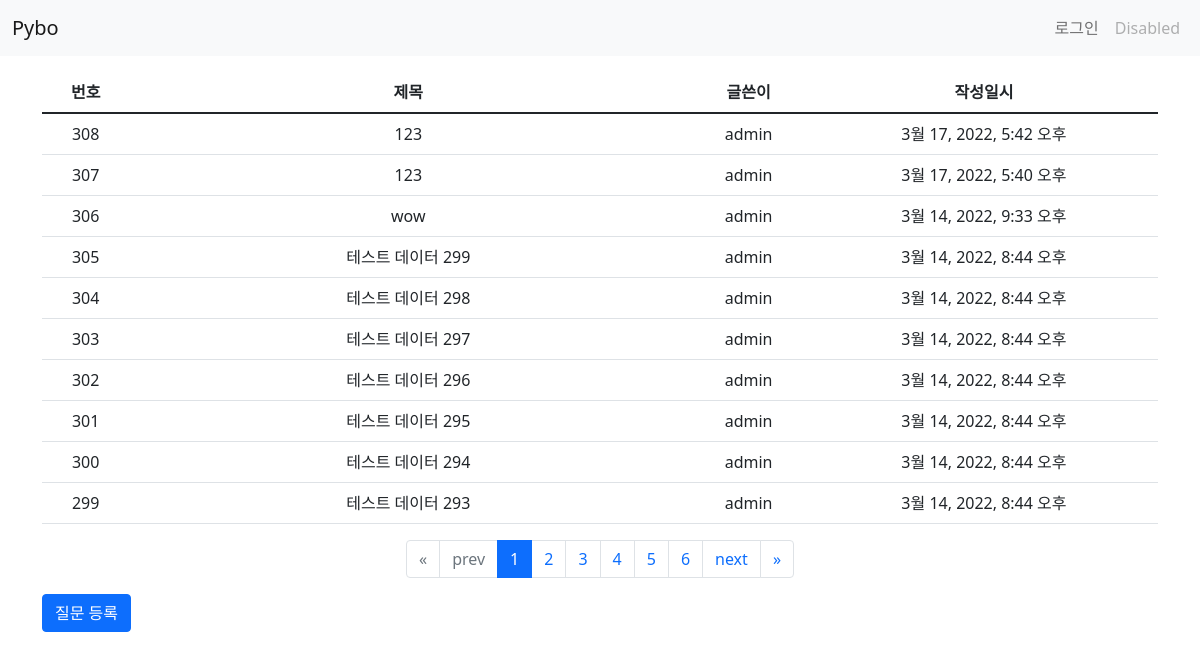
Page /pybo/ on the earlier database version.
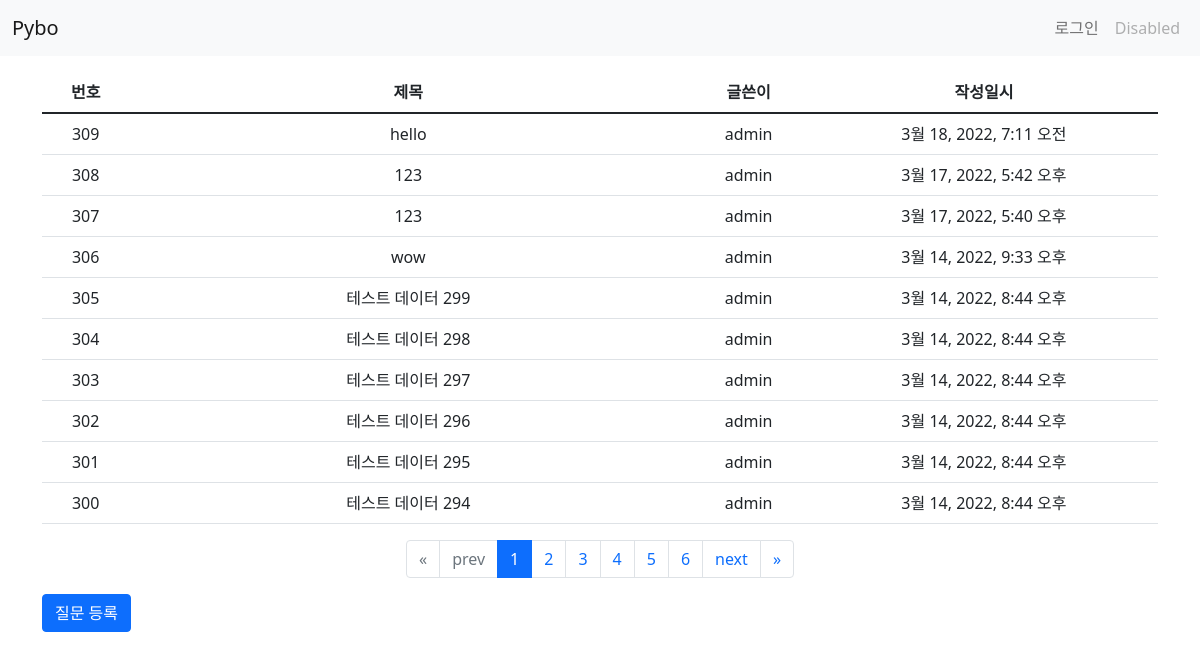
Same page on the later database version.
### pybo/models.py (models this page shows, shortened)
class Question(models.Model):
    author = models.ForeignKey(User, on_delete=models.CASCADE)
    subject = models.CharField(max_length=200)
    content = models.TextField()
    create_date = models.DateTimeField()

### pybo/views.py (the view)
# urls.py: path('', views.index, name='index'),
def index(request):
    page = request.GET.get('page', '1')  # 페이지
    question_list = Question.objects.order_by('-create_date')
    paginator = Paginator(question_list, 10)  # 페이지당 10개씩 보여주기
    page_obj = paginator.get_page(page)
    context = {'question_list': page_obj}
    return render(request, 'pybo/question_list.html', context)

### pybo/templatetags/pybo_filter.py (called while the page is built)
@register.filter
def sub(value, arg):
    return value - arg

### templates/pybo/question_list.html (shortened to what this page needs)
{% extends 'base.html' %}
{% load pybo_filter %}
{% block content %}
<div class="container my-3">
  <table class="table table-hover">
    <thead>
      <tr class="text-center">
        <th scope="col">번호</th>
        <th scope="col" style="width: 50%;">제목</th>
        <th scope="col">글쓴이</th>
        <th scope="col">작성일시</th>
      </tr>
    </thead>
    <tbody>
      {% if question_list %}
      {% for question in question_list %}
      <tr class="text-center">
        <td>
          {{ question_list.paginator.count|sub:question_list.start_index|sub:forloop.counter0|add:1 }}
        </td>
        <td class="text-left">
          <a href="{% url 'pybo:detail' question.id %}" class="text-decoration-none text-dark">{{ question.subject }}</a>
        </td>
        <td>{{ question.author.username }}</td>
        <td>{{ question.create_date }}</td>
      </tr>
      {% endfor %}
      {% else %}
      <tr>
        <td colspan="3">질문이 없습니다.</td>
      </tr>
      {% endif %}
    </tbody>
  </table>
  <ul class="pagination justify-content-center">
    {% if 1 == question_list.number %}
    <li class="page-item disabled">
      <a href="#" class="page-link" tabindex="-1" aria-disabled="true"><span aria-hidden="true">&laquo;</span></a>
    </li>
    {% else %}
    <li class="page-item">
      <a href="?page=1" class="page-link"><span aria-hidden="true">&laquo;</span></a>
    </li>
    {% endif %}
    {% if question_list.has_previous %}
    <li class="page-item">
      <a href="?page={{ question_list.previous_page_number }}" class="page-link">prev</a>
    </li>
    {% else %}
    <li class="page-item disabled">
      <a href="#" class="page-link" tabindex="-1" aria-disabled="true">prev</a>
    </li>
    {% endif %}
    {% for page_number in question_list.paginator.page_range %}
      {% if page_number >= question_list.number|add:-5 and page_number <= question_list.number|add:5 %}
        {% if page_number == question_list.number %}
        <li class="page-item active" aria-current="page">
          <a href="?page={{ page_number }}" class="page-link">{{ page_number }}</a>
        </li>
        {% else %}
        <li class="page-item">
          <a href="?page={{ page_number }}" class="page-link">{{ page_number }}</a>
        </li>
        {% endif %}
      {% endif %}
    {% endfor %}
    {% if question_list.has_next %}
    <li class="page-item">
      <a href="?page={{ question_list.next_page_numger }}" class="page-link">next</a>
    </li>
    {% else %}
    <li class="page-item disabled">
      <a href="#" class="page-link" tabindex="-1" aria-disabled="true">next</a>
    </li>
    {% endif %}
    {% if question_list.paginator.num_pages != question_list.number %}
    <li class="page-item">
      <a href="?page={{ question_list.paginator.num_pages }}" class="page-link"><span aria-hidden="true">&raquo;</span></a>
    </li>
    {% else %}
    <li class="page-item disabled">
      <a href="#" class="page-link" tabindex="-1" aria-disabled="true"><span aria-hidden="true">&raquo;</span></a>
    </li>
    {% endif %}
  </ul>
  <a href="{% url 'pybo:question_create' %}" class="btn btn-primary">질문 등록</a>
</div>
{% endblock %}

### templates/base.html (shortened to what this page needs)
{% load static %}
<!DOCTYPE html>
<html lang="ko">
<head>
  <link href="https://cdn.jsdelivr.net/npm/bootstrap@5.1.3/dist/css/bootstrap.min.css" rel="stylesheet">
</head>
<body>
  {% include '_navbar.html' %}
  {% block content %}
  {% endblock %}
</body>
</html>

### templates/_navbar.html (shortened to what this page needs)
<nav class="navbar navbar-expand-md navbar-light bg-light">
  <div class="container-fluid">
    <a class="navbar-brand" href="{% url 'pybo:index' %}">Pybo</a>
    <div class="collapse navbar-collapse" id="navbarSupportedContent">
      <ul class="navbar-nav ms-auto mb-lg-0">
        {% if user.is_authenticated %}
        <a href="{% url 'common:logout' %}" class="nav-link">{{ user.username }} (로그아웃)</a>
        {% else %}
        <li class="nav-item">
          <a class="nav-link" href="{% url 'common:login' %}">로그인</a>
        </li>
        {% endif %}
        <li class="nav-item">
          <a class="nav-link disabled">Disabled</a>
        </li>
      </ul>
    </div>
  </div>
</nav>

Differences in the rows shown:
no longer on this page (row unchanged): Question: paginator.count|sub "299", subject "테스트 데이터 293", author.username "admin", create_date "3월 14, 2022, 8:44 오후"
added Question: paginator.count|sub "309", subject "hello", author.username "admin", create_date "3월 18, 2022, 7:11 오전"
